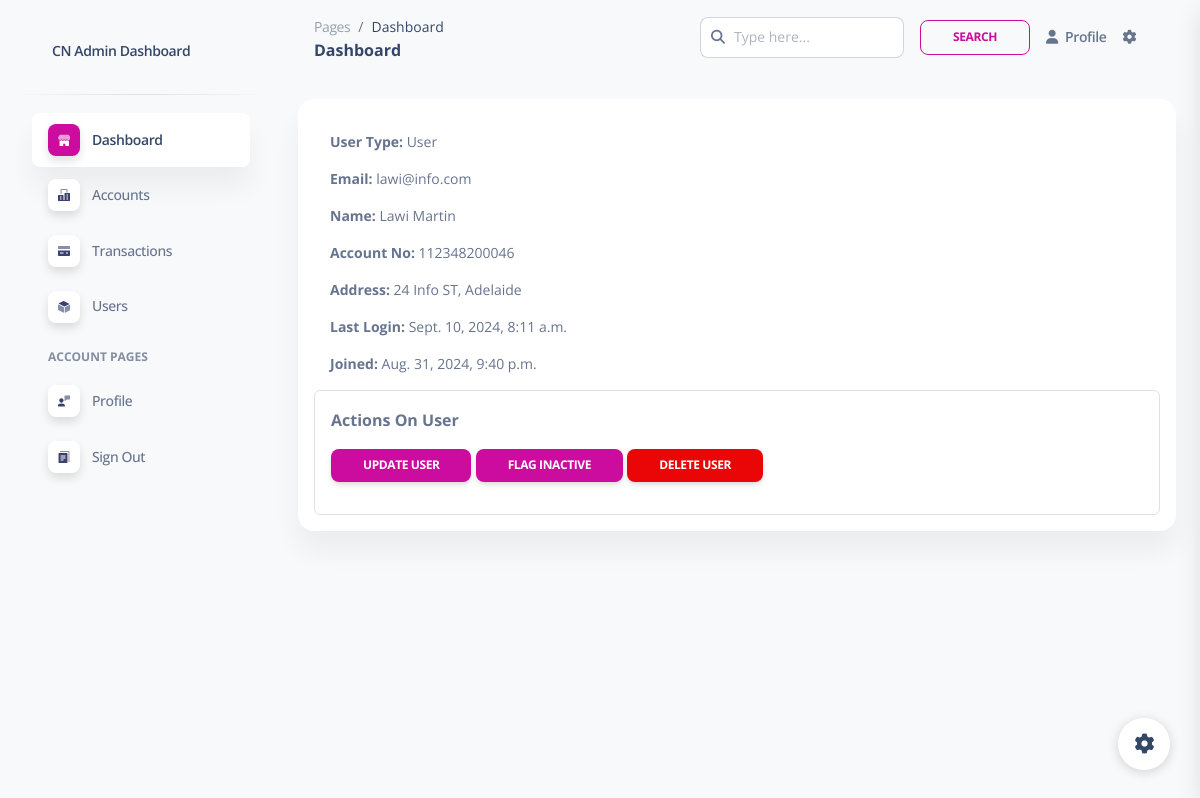
/control/ctrl_user/details/2, run on an earlier commit of the app's database.
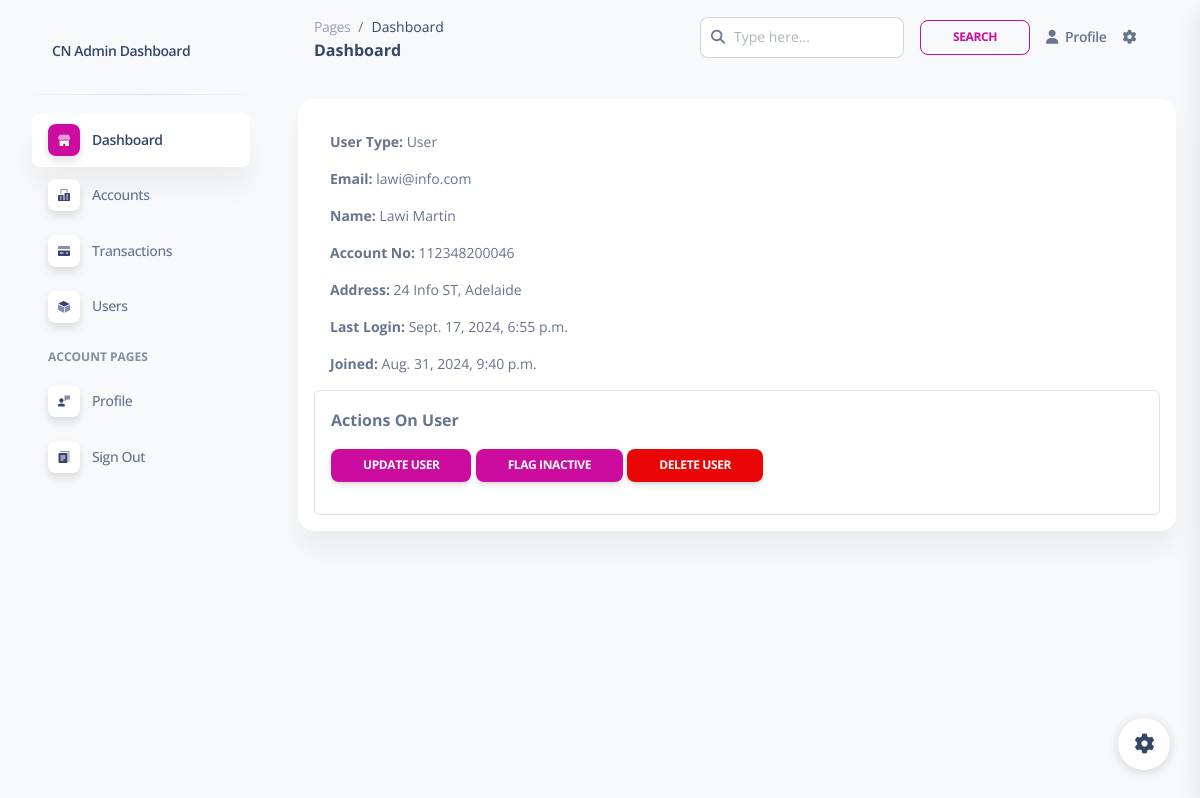
And on a later commit of the database.
### accounts/models.py (models this page shows, shortened)
class CustomUser(AbstractBaseUser, PermissionsMixin):
    ROLES = [
        ('User', 'user'),
        ('Staff', 'staff'),
        ('Admin', 'admin'),
    ]
    first_name = models.CharField(max_length=30, blank=False)
    last_name = models.CharField(max_length=30, blank=False)
    address = models.TextField(blank=True, null=True)
    phone_no = models.IntegerField(blank=True, null=True)
    email = models.EmailField(unique=True)
    date_joined = models.DateTimeField(default=timezone.now)
    last_login = models.DateTimeField(null=True, blank=True)
    is_active = models.BooleanField(default=True)
    is_staff = models.BooleanField(default=False)
    user_type = models.CharField(max_length=20, choices=ROLES, default='User')
    account_no = models.CharField(max_length=12, unique=True, editable=False)
    password_reset_token = models.CharField(max_length=100, blank=True, null=True)
    password_reset_expiry = models.DateTimeField(blank=True, null=True)
    objects = CustomUserManager()
    USERNAME_FIELD = 'email'
    REQUIRED_FIELDS = ['first_name', 'last_name']
    def get_full_name(self):
        return f"{self.first_name} {self.last_name}"

### control/views.py (the view)
# urls.py: path('ctrl_user/details/<user_id>', views.user_details, name='user_details'),
def user_details(request, user_id):
    user = CustomUser.objects.get(id=user_id)
    return render(request, 'users/user_details.html', {'user': user})

### control/templates/users/user_details.html
{% extends '../dashboard.html' %}
{% block content %}
<div class="container py-4">
    <div class="card p-3">
        <div class="d-flex flex-column gap-3 p-3">
            <span class="text-sm"><strong>User Type: </strong>{{user.user_type }} </span>
            <span class="text-sm"><strong>Email: </strong>{{user.email }} </span>
            <span class="text-sm"><strong>Name: </strong>{{user.get_full_name }} </span>
            <span class="text-sm"><strong>Account No: </strong>{{user.account_no }} </span>
            <span class="text-sm"><strong>Address: </strong>{{user.address }} </span>
            <span class="text-sm"><strong>Last Login: </strong>{{user.last_login }} </span>
            <span class="text-sm"><strong>Joined: </strong>{{user.date_joined }} </span>
        </div>
        <div class="border p-3 rounded">
            <p><strong>Actions On User</strong></p>
            <div class="button-group">
                <a class="btn btn-primary btn-sm" href="{% url 'update_user' user.id %}">Update User</a>
                <a class="btn btn-primary btn-sm" href="#">Flag Inactive</a>
                <a class="btn btn-danger btn-sm">Delete User</a>
            </div>
        </div>
    </div>
</div>
{% endblock %}

What changed in the data, as far as the page shows it:
changed CustomUser "User": last_login "Sept. 10, 2024, 8:11 a.m." → "Sept. 17, 2024, 6:55 p.m."
